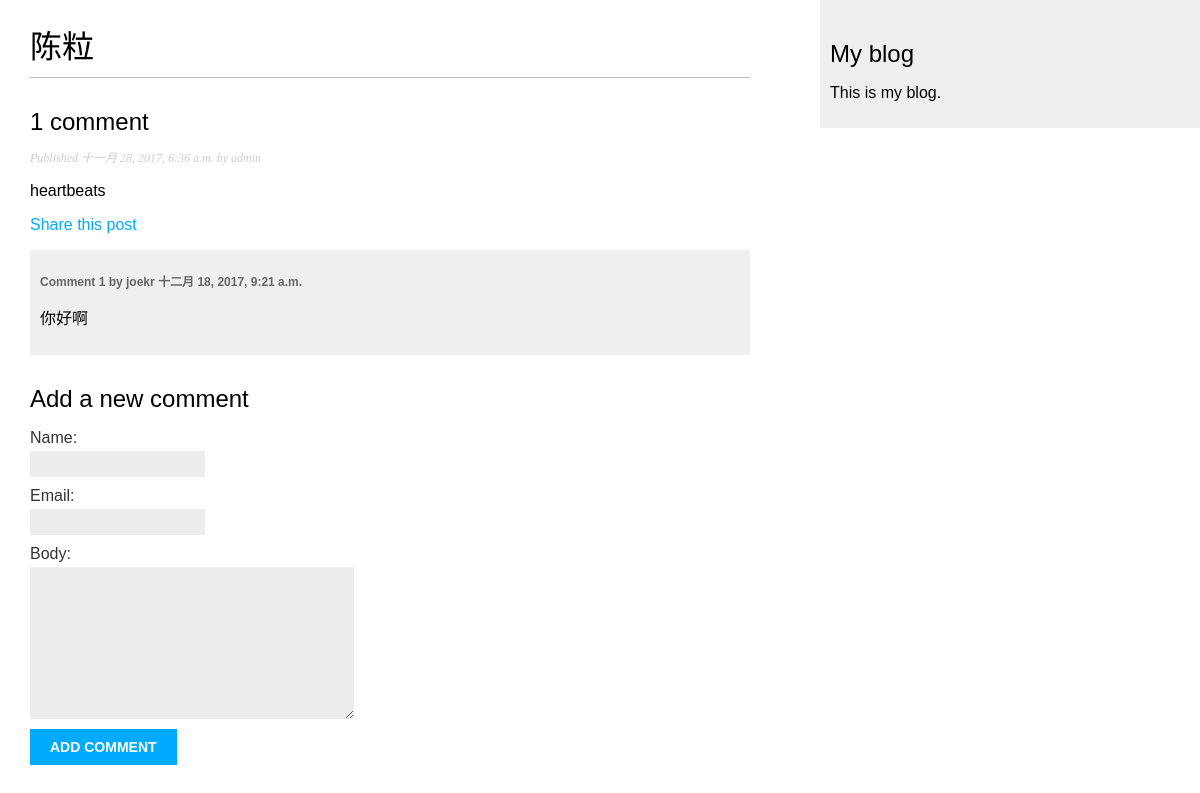
The page /blog/2017/11/28/sss/ on the database its author committed.
### blog/models.py (models this page shows, shortened)
class Post(models.Model):
    STATUS_CHOICES = (
        ('draft', 'Draft'),
        ('published', 'Published'),
    )
    title = models.CharField(max_length=250)
    slug = models.CharField(max_length=250,
                            unique_for_date='publish')
    author = models.ForeignKey(User,
                               related_name='blog_posts'
                               )
    body = models.TextField()
    publish = models.DateTimeField(default=timezone.now)
    created = models.DateTimeField(auto_now_add=True)
    update = models.DateTimeField(auto_now=True)
    status = models.CharField(max_length=10,
                              choices=STATUS_CHOICES,
                              default='draft')
    objects = models.Manager()
    published = PublishedManager()
    tags = TaggableManager()
    class Meta:
        ordering = ('-publish',)

class Comment(models.Model):
    post = models.ForeignKey(Post, related_name='comments')
    name = models.CharField(max_length=80)
    email = models.EmailField()
    body = models.TextField()
    created = models.DateTimeField(auto_now_add=True)
    updated = models.DateTimeField(auto_now=True)
    active = models.BooleanField(default=True)
    class Meta:
        ordering = ('created',)

### blog/views.py (the view)
def post_detail(request, year, month, day, post):
    post = get_object_or_404(Post, slug=post,
                             status='published',
                             publish__year=year,
                             publish__month=month,
                             publish__day=day)
    comments = post.comments.filter(active=True)
    new_comment = None
    if request.method == 'post':
        comment_form = CommentForm(data=request.POST)
        if comment_form.is_valid():
            new_comment = comment_form.save(commit=False)
            new_comment.post = post
            new_comment.save
    else:
        comment_form = CommentForm()
    return render(request,
                  'blog/post/detail.html',
                  {'post': post, 'comments': comments,
                   'new_comment': new_comment, 'comment_form': comment_form})

### blog/forms.py
class CommentForm(forms.ModelForm):
    class Meta:
        model = Comment
        fields = ('name', 'email', 'body')

### blog/templates/blog/post/detail.html (shortened to what this page needs)
{% extends "blog/base.html" %}
{% block content %}
    <h1>{{ post.title }}</h1>
    {% with comments.count as total_comments %}
        <h2>{{ total_comments }} comment{{ total_comments|pluralize }}</h2>
    {% endwith %}
    <p class="date">
        Published {{ post.publish }} by {{ post.author }}
    </p>
    {{ post.body|linebreaks }}
    <p>
        <a href="{% url "blog:post_share" post.id %}">
            Share this post
        </a>
    </p>
    {% for comment in comments %}
        <div class="comment">
            <p class="info">
                Comment {{ forloop.counter }} by {{ comment.name }}
                {{ comment.created }}
            </p>
            {{ comment.body|linebreaks }}
        </div>
    {% empty %}
        <p>There are no comments yet.</p>
    {% endfor %}
    {% if new_comment %}
        <h2>Your comment has been added.</h2>
    {% else %}
        <h2>Add a new comment</h2>
        <form action="." method="post">
            {{ comment_form.as_p }}
            <p><input type="submit" value="Add comment"></p>
        </form>
    {% endif %}
{% endblock %}

### blog/static/css/blog.css (style rules this page uses)
body { margin:0; padding:0; font-family:helvetica, sans-serif; }
a { color:#00abff; text-decoration:none; }
h1 { font-weight:normal; border-bottom:1px solid #bbb; padding:0 0 10px 0; }
h2 { font-weight:normal; margin:30px 0 0; }
p.date { color:#ccc; font-family: georgia, serif; font-size: 12px; font-style: italic; }
label { float:left; clear:both; color:#333; margin-bottom:4px; }
input, textarea { clear:both; float:left; margin:0 0 10px; background:#ededed; border:0; padding:6px 10px; font-size:12px; }
input[type=submit] { font-weight:bold; background:#00abff; color:#fff; padding:10px 20px; font-size:14px; text-transform:uppercase; }
.comment { padding:10px; }
.comment:nth-child(even) { background:#efefef; }
.comment .info { font-weight:bold; font-size:12px; color:#666; }

### rows shown on the page
Post: title "陈粒", publish "十一月 28, 2017, 6:36 a.m.", author "admin", body "heartbeats"
Comment: name "joekr", created "十二月 18, 2017, 9:21 a.m.", body "你好啊"

### other values the page prints
{{ total_comments }} "1"
